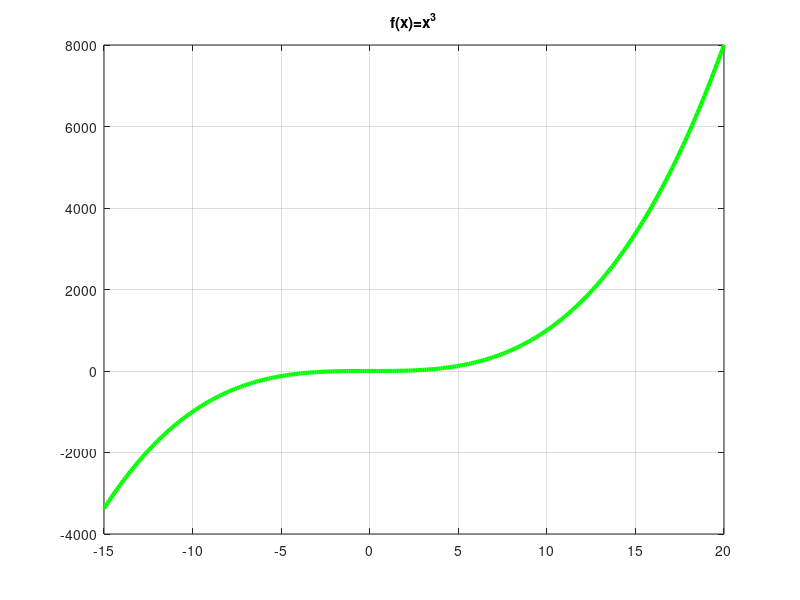

This figure's MATLAB source:
% Octave Script
% Title			    :Funcion Inyectiva, Suprayectiva y biyectiva
% Description		:DETERMINAR FUNCIONES
% Author		    :ANGEL JESUS SANTIAGO HERNANDEZ
% Date		    	:16/11/2021
% Version		    :2
% Usage			    :DRAKJESUS
%Notes:        Se necesita el programa Octave, usar su linea de comando
%              https://octaveintro.readthedocs.io/en/latest/index.html

%Limpiar variables
clear
%Declarar Dominio 
x = [-15:0.1:20];
%Funcion a graficar
fx = (x.^3);
%Codigo para graficar
plot(x,fx,'g','linewidth',3);
%Nombre de la grafica
title('f(x)=x^3');
%Mensaje
disp ("Esta es una funcion inyectiva")
grid on;